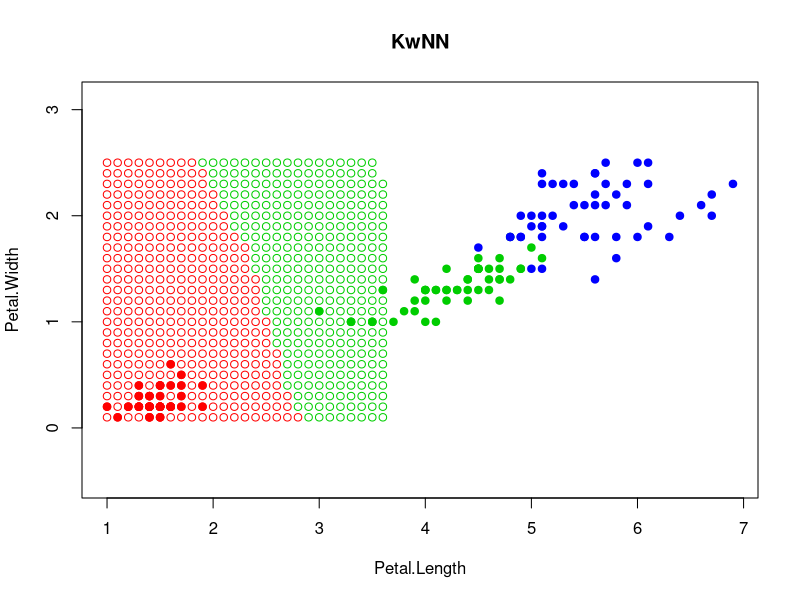

The R script that drew this image: (Note: a time limit stopped this script after it produced the figure.)
colors <- c("setosa" = "red", "versicolor" = "green3", "virginica" = "blue")
plot(iris[, 3:4], pch = 21, bg = colors[iris$Species], col = colors[iris$Species], asp = 1)
title ("KwNN")

euclideanDistance <- function(u, v) {
  sqrt(sum((u - v)^2))
}

k <- 6
q <- 1 

xl <- iris[, 3:5]
l <- dim(xl)[1] 
n <- dim(xl)[2] - 1

X <- seq(min(iris[, 3]), max(iris[, 3]), 0.1)
Y <- seq(min(iris[, 4]), max(iris[, 4]), 0.1)

for(i in X) {
  for(j in Y) {
    z <- c(i, j)
    distances <- matrix(NA, l, 2)
    for(p in 1:l) {
      distances[p, ] <- c(p, euclideanDistance (xl[p, 1:n], z))
    }
    orderedxl <- xl[order(distances[ , 2]), ]
    weights <- c(NA)
    for(t in 1:l) {
      weights[t] <- q^t
    }
    orderedxl_weighted <- cbind(orderedxl, weights)
    classes <- orderedxl_weighted[1:k, (n + 1):(n + 2)] # number, name of class and weight
    sumSetosa <- sum(classes[classes$Species == "setosa", 2])
    sumVersicolor <- sum(classes[classes$Species == "versicolor", 2])
    sumVirginica <- sum(classes[classes$Species == "virginica", 2])
    answer <- matrix(c(sumSetosa, sumVersicolor, sumVirginica), 
                     nrow = 1, ncol = 3, byrow = T, list(c(1), c('setosa', 'versicolor', 'virginica')))
    points(z[1], z[2],  pch = 21, col = colors[which.max(answer)])
  }
}

for (i in 1:l) {
  points(iris[i, 3], iris[i, 4],  pch = 21, bg = colors[iris$Species[i]], col = colors[iris$Species[i]])
}

legend("bottomright", c("setosa", "versicolor", "virginica"), pch = c(15,15,15), col = c("red", "green3", "blue"))
